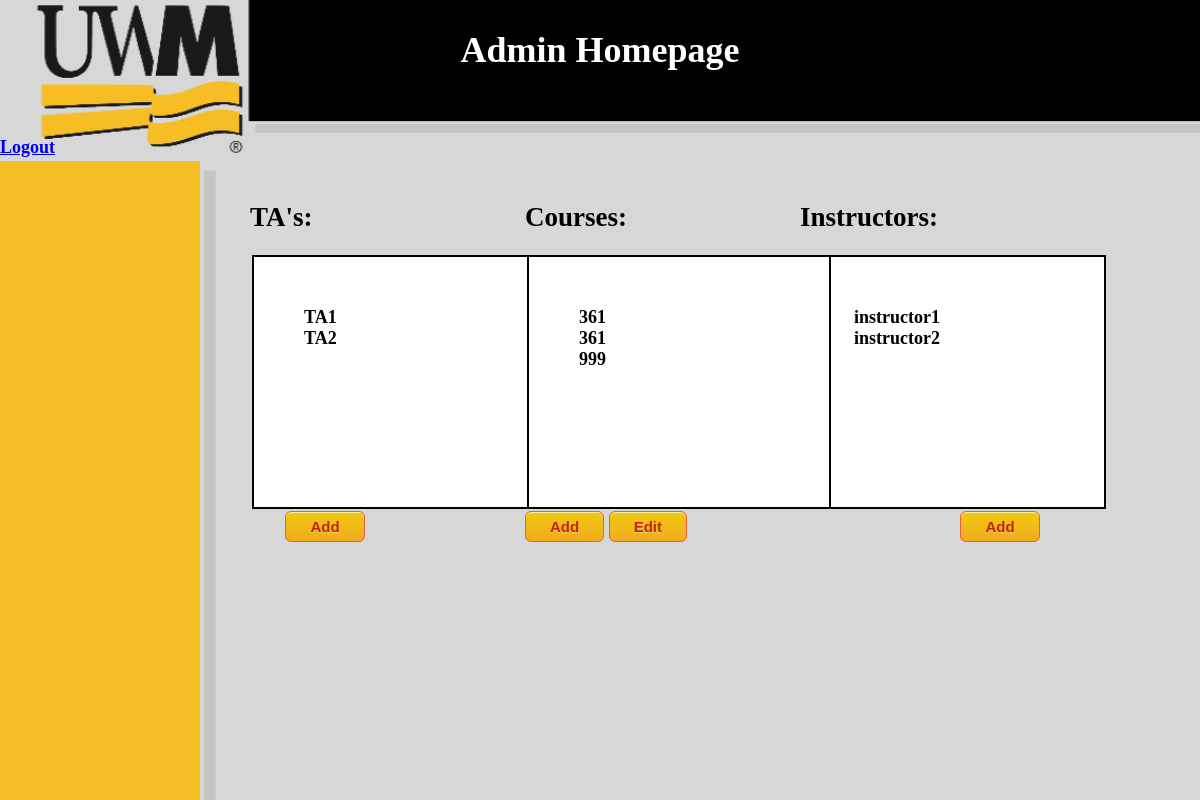
Before: /admin_home/ (signed in) with the older database file.
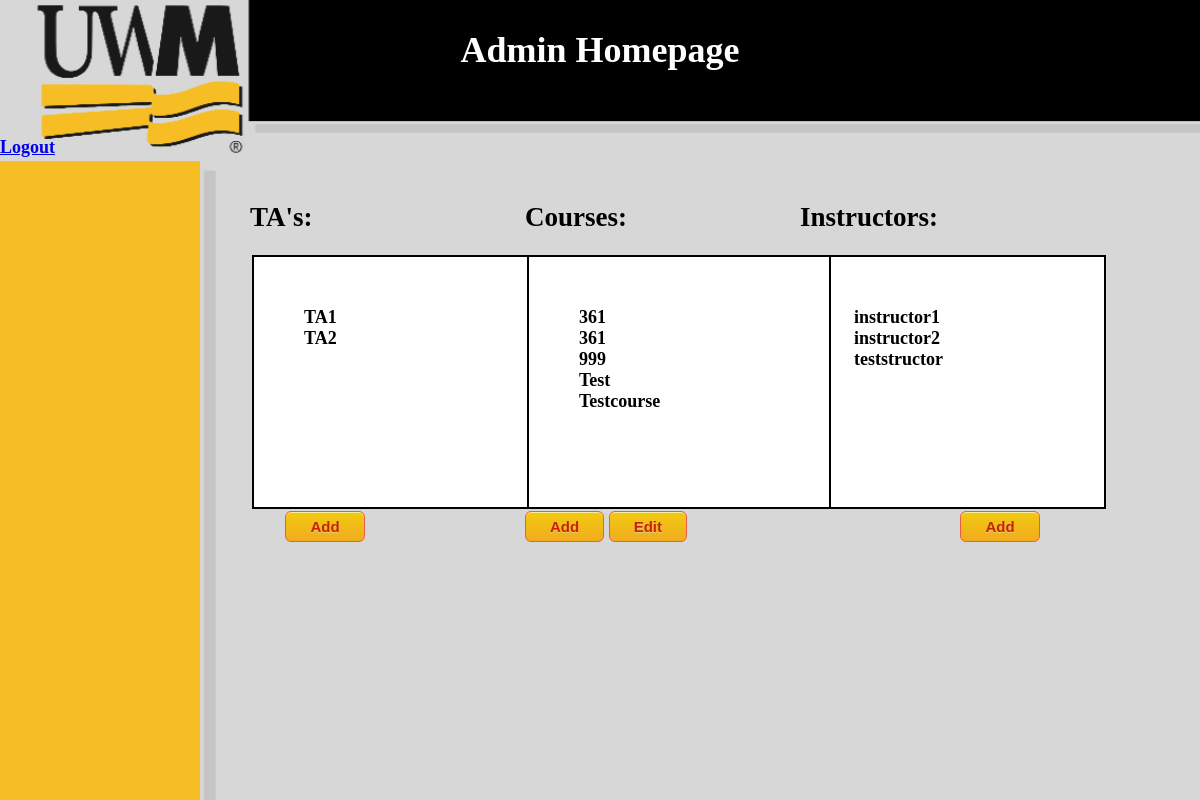
After: the same page with the newer database file.
### TAApp/models.py (models this page shows)
class TA(models.Model):
    name = models.CharField(max_length=20, null=True)
    project_manager = models.ForeignKey(Instructor, on_delete=models.CASCADE, null=True)
    role = "TA"
    def __str__(self):
        return self.name

class Course(models.Model):
    name = models.CharField(max_length=20, null=True)
    description = models.CharField(max_length=50, null=True)
    project_manager = models.ForeignKey(Administrator, on_delete=models.CASCADE, null=True, blank=True, default="")
    instructor = models.ForeignKey(Instructor, on_delete=models.CASCADE, default="")
    instructorTA = models.ForeignKey(TA, on_delete=models.CASCADE, default="")

class Instructor(models.Model):
    name = models.CharField(max_length=20, null=True)
    project_manager = models.ForeignKey(Administrator, on_delete=models.CASCADE, null=True)
    role = "Instructor"
    def __str__(self):
        return self.name

### TAApp/views.py (the view)
# urls.py: path('admin_home/', Admin_home.as_view(), name='admin_home'),
class Admin_home(View):
    def get(self, request):
        loggedIn = request.session.get("name")
        if MyUser.objects.filter(name=loggedIn).exists():
            user = MyUser.objects.get(name=loggedIn)
        if valid(user.role, "Admin"):
            TAList = list(map(str, TA.objects.all()))
            InstructorList = list(map(str, Instructor.objects.all()))
            CourseList = list(Course.objects.all())
            return render(request, "admin_home.html",
                          {"TAs": TAList, "instructors": InstructorList, "courses": CourseList})
        else:
            return render(request, "login.html", {"message": "unauthorized access"})

### TAApp/views.py (called while the page is built)
def valid(user_role, expected):
    if user_role == expected:
        return True
    else:
        return False

### templates/admin_home.html (shortened to what this page needs)
{% load static %}
<link rel="stylesheet" type="text/css" href="{% static '/css/style.css' %}"/>
<!DOCTYPE html>
<html lang="en">
<head>
</head>
<body>
<div class="bg">
    <div class="HeaderHome"></div>
<h1 class="home">Admin Homepage</h1>
<br/>
<br/>
<a href="/login/">Logout</a>
    <br/>
    <br/>
  <div class="column_left">
      <div class="Left">
      <div class="left">
      <h2>TA's:</h2>
      <form action="/admin_home/"  id = "TAs" method="post">
      <div id="TAList">
    {% for i in TAs %}
    {{ i }}<br/>
    {% endfor %}
      </div>
</form>
        <form action ="/TAs/">
          <input type="submit" value="Add">
        </form>
  </div>
  </div>
  </div>
  <div class="column_center">
        <div class="Left">
            <h2>Courses:</h2>
      <form action="/admin_home/"  id = "Courses" method="post">
      <div id="CourseList">
    {% for course in courses %}
    {{ course.name }}<br/>
    {% endfor %}
      </div>
</form><form action ="/courses/" style="display:inline-block">
          <input style="display:inline-block" type="submit" value="Add">
        </form>
        <form action ="/editcourse/" style="display:inline-block">
          <input style="display:inline-block" type="submit" value="Edit">
        </form>
  </div>
  </div>
  <div class="column_right">
            <h2>Instructors:</h2>
      <form action="/admin_home/"  id = "Instructors" method="post">
      <div id="InstructorList">
    {% for i in instructors %}
    {{ i }}<br/>
    {% endfor %}
      </div>
</form>
              <form action ="/instructors/">
          <input type="submit" value="Add">
        </form>
</div>
</div>
</body>
</html>

Changed rows visible on the page:
added Course: name "Test"
added Course: name "Testcourse"
added Instructor: instructors "teststructor"
